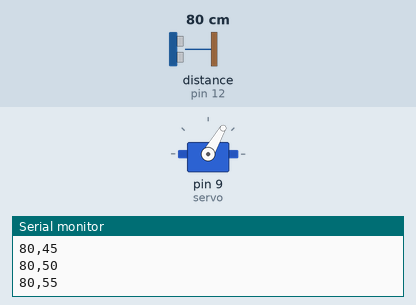
Bench run of a sketch on a simulated Arduino Uno, built with avr-gcc and run on an emulated ATmega328P. On the bench: servo, the last lines printed to the serial monitor. The inputs (shaded band) are chosen by the test bench; at power-on: distance to the obstacle (sensor on pin 12) 80 cm. The echo pulse lasts 58.3 µs per cm.

Above: at 1.2 s.
1.3 s: distance to the obstacle (sensor on pin 12) set to 120 cm
At 1.65 s:
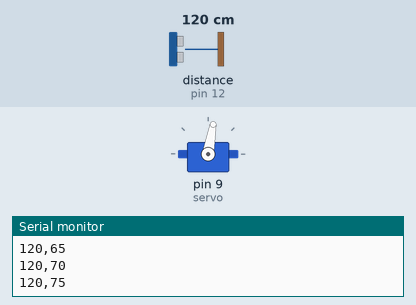
4.3 s: distance to the obstacle (sensor on pin 12) set to 2 cm
At 4.45 s:
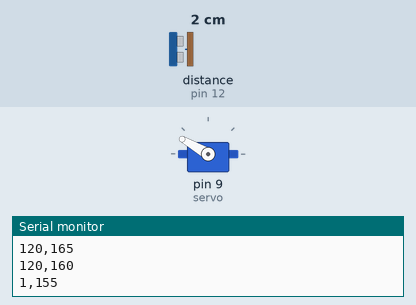
Timing chart, 0 to 14.3 s (numbered marks = the images above; inputs shaded):
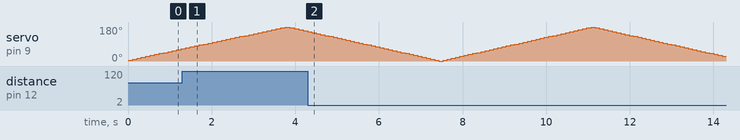

The sketch:

Ejemplo_Arduino_Radar.ino
```cpp
//Tomas de Camino Beck
//www.funcostarica.org

#include <Servo.h>
#include <Ultrasonic.h>

#define TRIGGER_PIN  13
#define ECHO_PIN     12

Servo servo;
int a=0;
int dir=5;

Ultrasonic ultrasonic(TRIGGER_PIN, ECHO_PIN);

void setup()
  {
  Serial.begin(9600);
  servo.attach(9);
  servo.write(0);
  }

void loop()
  {

  float cmMsec;
  //lee el tiempo del ultrasonico
  long microsec = ultrasonic.timing();

  //calcula la distancia
  cmMsec = ultrasonic.convert(microsec, Ultrasonic::CM);
  //mandar al puerto serial
  Serial.print(int(cmMsec));
  Serial.print(",");
  Serial.println(a);
  //mover servo
  a+=dir;
  servo.write(a);

  //para que servo cambie de direccion
  if(a==0)dir=5;
  if(a==180)dir=-5;
  //espera
  delay(100);
  }
```
